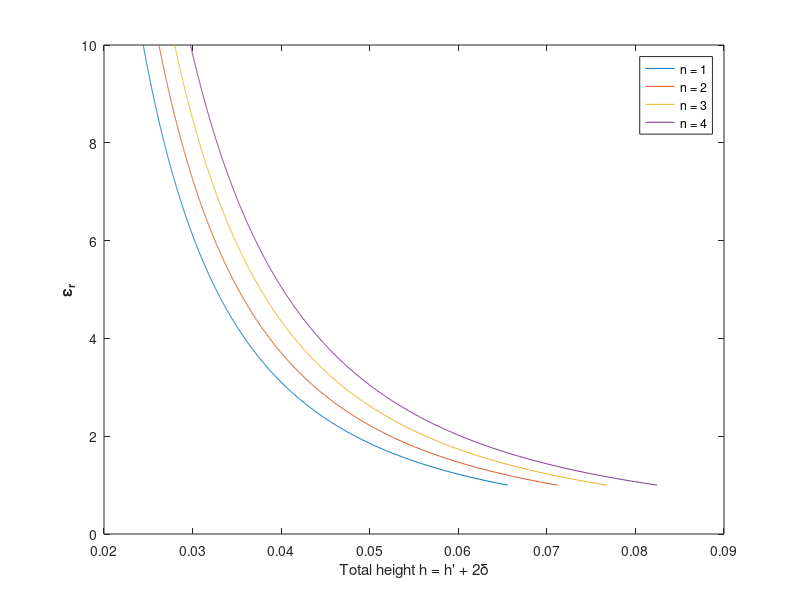

The MATLAB source for this figure:
clear all
close all
%% Eqs
% k0*(n/N)*sin(theta)+(n*m*2*pi)/N + pi = k0*sqrt(eps_r(n))*(h-2delt)
% where 
% n = is a slice of constant er
% N = number of slices per cell
% m = multiples of 2pi
% h = height of lens + 2*matching layers
% sin(theta) = angle off zenith
% LHS pi = decribes the phase effect of matching layer (180deg)


%%  CONSTANTS
eps_0 = 8.85*10^(-12); %permittivity
eps_air = 1.0006;
mu_0 = 1; %permeability
c = 299792458;
f = 10e9;
lam0 = c/f;
k0 = (2*pi)/lam0;
N = 4;
er = linspace(1,10,1000);
er = er';
m_max = 10;
n = 1:4;


%% setting up vectors
er_mat = repmat( er, size(n));
n_mat = repmat(n, 1000, 1);

h.m = struct('v',{});
% Q for KC: Can the pi for the matching layer be pos or neg? if only pos,
% then there is no suitable solution w/in out er values
for m = 0:m_max
    h.m{m+1} = ((2*pi*m+((2*pi-(2*pi)/N).*n_mat)./N-pi)./(k0*sqrt(er_mat)))+2*(lam0./(4*(er_mat).^(1/4)));
end

% for m = 0:m_max
%     h.m{m+1} = (k0*(lam0/2)*er_mat.^(1/4)+k0*(lam0*n_mat)/4+(2*pi.*n_mat*m)/N + pi)./(k0*sqrt(er_mat));
% end
%% Plots visualizing h vs er_n at various multiples of m

figure
plot(h.m{3}, er_mat)
legend('n = 1','n = 2','n = 3','n = 4')
xlabel('Total height h = h'' + 2\delta')
ylabel('\bf\epsilon_r')
%% Find ern from given height
% I'm sure there is a way to get an optimal solution for this
% but this is how to get er_n by visually inspecting graph
% and selecting a reasonable structure height

%EXAMPLE: THIS GETS er_n FOR 4cm, at m = 0
h_t = .031;
tmp = abs(h.m{3}-h_t);
[~,index] = min(tmp);
er_n = er_mat(index);
er_m = sqrt(er_n);

%% Calculate structure height
% h = total height
% delt = height of the matching layers (2)
% h_p = height of the lens sans matching layer
delt = zeros(1,4);
for ii = n
    delt(ii) = lam0/(2*er_n(ii)^(1/4));
end
h_p = h_t*ones(1,4) - 2.*(delt);


%% Other way
% 
% for ii = n
%     er_a(ii) = (((ii*pi)/(4*lam0)-(2*pi*4*ii)/4+pi)./(k0.*.039)).^2;
% end
